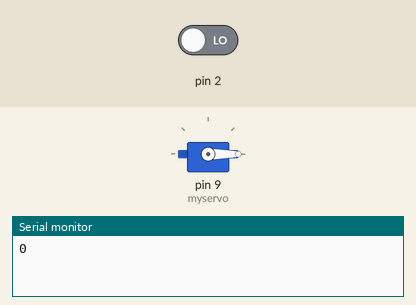
Simulated run of this sketch. Board: Arduino Uno, built with avr-gcc and run on an emulated ATmega328P. Parts: servo, the last lines printed to the serial monitor. The inputs (shaded band) are chosen by the test bench; at power-on: pin 2 LOW.

Above: at 11.2 s.
11.3 s: pin 2 driven HIGH
At 13.6 s:
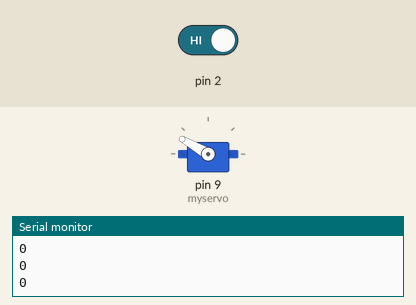
14.6 s: pin 2 driven LOW
At 14.9 s:
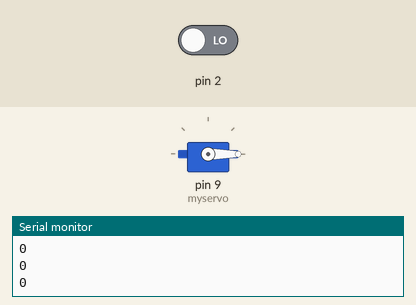
Timing chart, 0 to 17.6 s (numbered marks = the images above; inputs shaded):
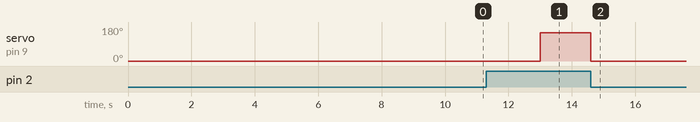

Measured:
- after the input at 11.3 s, servo on pin 9 (myservo): 0° → 150° after 1.7 s
- after the input at 14.6 s, servo on pin 9 (myservo): 150° → 0° at once

The sketch:

______.ino
```cpp
#include <Servo.h>
Servo myservo;
int State = 0;
void setup() {
  Serial.begin(9600);
  myservo.attach(9);
  myservo.write(0);
  delay(10000);
  myservo.write(150);
}

void loop() {

    int Sr = digitalRead(2);
    Serial.println(State);
    if (State == 0) {
      if (Sr == 1) {
        myservo.write(150);
        delay(100);
      }
      else if (Sr == 0) {
        myservo.write(0);
        State = 1;
      }
    }
    if (State == 1) {
      delay(3000);
      State = 0;
    }

}
```
